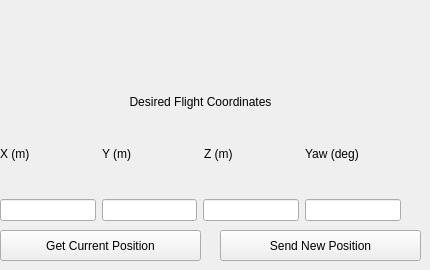
    <widget class="QWidget" name="tab_3">
     <attribute name="title">
      <string>Move ENU</string>
     </attribute>
     <widget class="QWidget" name="verticalLayoutWidget_15">
      <property name="geometry">
       <rect>
        <x>0</x>
        <y>30</y>
        <width>401</width>
        <height>191</height>
       </rect>
      </property>
      <layout class="QVBoxLayout" name="DesiredFlightLayout">
       <item>
        <widget class="QLabel" name="DesiredFlightCoordinates">
         <property name="text">
          <string>Desired Flight Coordinates</string>
         </property>
         <property name="alignment">
          <set>Qt::AlignBottom|Qt::AlignHCenter</set>
         </property>
        </widget>
       </item>
       <item>
        <layout class="QHBoxLayout" name="FlightHLayout">
         <item>
          <widget class="QLabel" name="XLabel1">
           <property name="text">
            <string>X (m)</string>
           </property>
          </widget>
         </item>
         <item>
          <widget class="QLabel" name="YLabel1">
           <property name="text">
            <string>Y (m)</string>
           </property>
          </widget>
         </item>
         <item>
          <widget class="QLabel" name="ZLabel1">
           <property name="text">
            <string>Z (m)</string>
           </property>
          </widget>
         </item>
         <item>
          <widget class="QLabel" name="ZLabel1_3">
           <property name="text">
            <string>Yaw (deg)</string>
           </property>
          </widget>
         </item>
        </layout>
       </item>
       <item>
        <layout class="QHBoxLayout" name="FlightHLayout1">
         <item>
          <widget class="QLineEdit" name="XPositionUAV">
           <property name="text">
            <string/>
           </property>
          </widget>
         </item>
         <item>
          <widget class="QLineEdit" name="YPositionUAV"/>
         </item>
         <item>
          <widget class="QLineEdit" name="ZPositionUAV"/>
         </item>
         <item>
          <widget class="QLineEdit" name="YAWUAV"/>
         </item>
        </layout>
       </item>
      </layout>
     </widget>
     <widget class="QPushButton" name="GetCurrentPositionUAV">
      <property name="geometry">
       <rect>
        <x>0</x>
        <y>230</y>
        <width>201</width>
        <height>31</height>
       </rect>
      </property>
      <property name="text">
       <string>Get Current Position</string>
      </property>
     </widget>
     <widget class="QPushButton" name="SendPositionUAV">
      <property name="geometry">
       <rect>
        <x>220</x>
        <y>230</y>
        <width>201</width>
        <height>31</height>
       </rect>
      </property>
      <property name="text">
       <string>Send New Position</string>
      </property>
      <property name="shortcut">
       <string>Return</string>
      </property>
     </widget>
    </widget>
